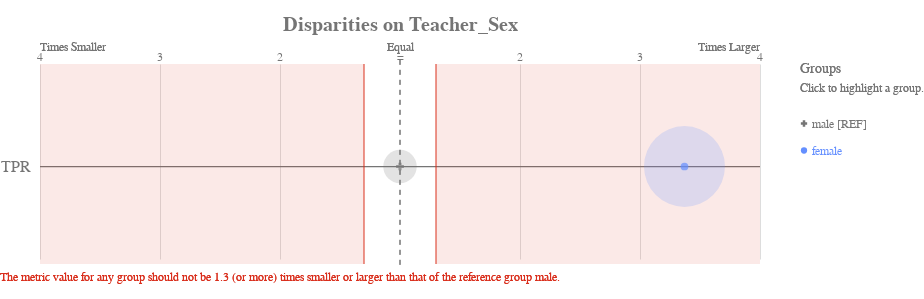

Here is the notebook cell this chart was saved with:
### Markdown cell above
### Check for Fairness in the Sex of the Teacher submitting the project

### Code cell
ap.disparity(bdf, metrics, 'teacher_sex', fairness_threshold = disparity_tolerance)

### Figure 1 — Vega-Lite specification as saved in the notebook (floating-point values rounded to 4 significant figures)
{"config": {"view": {"continuousWidth": 400, "continuousHeight": 300, "strokeWidth": 0}, "axisLeft": {"labelColor": "rgb(117,117,117)", "labelFont": "Arial", "labelFontSize": 16}, "title": {"align": "center", "baseline": "middle", "color": "rgb(117,117,117)", "font": "Arial", "fontSize": 20, "fontWeight": "bold"}}, "layer": [{"data": {"name": "data-00ac13c15038262a930aaba6584e6216"}, "mark": {"type": "rule", "stroke": "rgb(117,117,117)", "strokeWidth": 1.25, "tooltip": ""}, "encoding": {"x": {"type": "quantitative", "field": "x", "scale": {"domain": [-3, 3], "range": [40.0, 760.0]}}, "x2": {"field": "x2"}, "y": {"type": "nominal", "axis": {"domain": false, "labelAngle": 0, "labelPadding": -30, "orient": "left", "ticks": false, "title": ""}, "field": "metric", "scale": {"domain": ["TPR"], "range": [30, 225.0]}}}}, {"data": {"name": "data-79dd248bdaa0ea02c535240e8ad022c8"}, "mark": {"type": "rule", "stroke": "rgb(117,117,117)", "strokeDash": [5, 5], "strokeWidth": 1}, "encoding": {"tooltip": {"value": "male [REF]"}, "x": {"value": 400.0}, "y": {"value": 20.83}, "y2": {"value": 229.2}}}, {"data": {"name": "data-3a1d065fd3aa317a7985f416b0b7774b"}, "mark": {"type": "text", "align": "center", "color": "rgb(117,117,117)", "font": "Arial", "fontSize": 12, "fontWeight": "normal", "tooltip": ""}, "encoding": {"text": {"type": "nominal", "field": "label"}, "x": {"type": "quantitative", "field": "value", "scale": {"domain": [-3, 3], "range": [40.0, 760.0]}}, "y": {"value": 17.5}}}, {"layer": [{"mark": {"type": "text", "align": "left", "fill": "rgb(117,117,117)", "font": "Arial", "fontSize": 12, "fontWeight": "normal", "tooltip": ""}, "encoding": {"text": {"value": "Times Smaller"}, "x": {"value": 40.0}, "y": {"value": 7.5}}}, {"mark": {"type": "text", "align": "right", "fill": "rgb(117,117,117)", "font": "Arial", "fontSize": 12, "fontWeight": "normal", "tooltip": ""}, "encoding": {"text": {"value": "Times Larger"}, "x": {"value": 760.0}, "y": {"value": 7.5}}}, {"mark": {"type": "text", "align": "center", "fill": "rgb(117,117,117)", "font": "Arial", "fontSize": 12, "fontWeight": "normal", "tooltip": ""}, "encoding": {"text": {"value": "Equal"}, "x": {"value": 400.0}, "y": {"value": 7.5}}}], "data": {"name": "data-79dd248bdaa0ea02c535240e8ad022c8"}}, {"layer": [{"mark": {"type": "rule", "opacity": 0.8, "stroke": "rgb(217, 46, 28)", "strokeWidth": 1.25, "tooltip": ""}, "encoding": {"x": {"type": "quantitative", "field": "min", "scale": {"domain": [-3, 3], "range": [40.0, 760.0]}}, "y": {"value": 25.0}, "y2": {"value": 225.0}}}, {"mark": {"type": "rule", "opacity": 0.8, "stroke": "rgb(217, 46, 28)", "strokeWidth": 1.25, "tooltip": ""}, "encoding": {"x": {"type": "quantitative", "field": "max", "scale": {"domain": [-3, 3], "range": [40.0, 760.0]}}, "y": {"value": 25.0}, "y2": {"value": 225.0}}}, {"layer": [{"mark": {"type": "rect", "fill": "rgb(217, 46, 28)", "opacity": 0.1, "tooltip": ""}, "encoding": {"x": {"type": "quantitative", "field": "min", "scale": {"domain": [-3, 3], "range": [40.0, 760.0]}}, "x2": {"field": "lower_end"}, "y": {"value": 25.0}, "y2": {"value": 225.0}}}, {"mark": {"type": "rect", "fill": "rgb(217, 46, 28)", "opacity": 0.1, "tooltip": ""}, "encoding": {"x": {"type": "quantitative", "field": "max", "scale": {"domain": [-3, 3], "range": [40.0, 760.0]}}, "x2": {"field": "upper_end"}, "y": {"value": 25.0}, "y2": {"value": 225.0}}}]}, {"data": {"name": "data-79dd248bdaa0ea02c535240e8ad022c8"}, "mark": {"type": "text", "align": "left", "baseline": "top", "fill": "rgb(217, 46, 28)", "font": "Arial", "fontSize": 12, "fontWeight": "normal", "tooltip": ""}, "encoding": {"text": {"value": "The metric value for any group should not be 1.3 (or more) times smaller or larger than that of the reference group male."}, "x": {"value": 0}, "y": {"value": 233.3}}}], "data": {"name": "data-c630af60ccfdede051fcc4a90fc2e3c6"}}, {"layer": [{"mark": "circle"}, {"data": {"name": "data-7aada5f1c963228e80b8d6567e8e6890"}, "mark": {"type": "circle", "opacity": 0.2}, "encoding": {"color": {"condition": {"type": "nominal", "field": "attribute_value", "legend": null, "scale": {"domain": ["male", "female"], "range": ["rgb(117,117,117)", "rgb(100, 143, 255)", "rgb(254, 97, 0)", "rgb(220, 38, 127)", "rgb(255, 176, 0)", "rgb(120, 94, 240)"]}, "selection": "selector017"}, "value": "rgb(224,224,224)"}, "size": {"type": "quantitative", "field": "group_size", "legend": null, "scale": {"domain": [0, 18110.0], "range": [0, 7854.0]}}, "tooltip": [{"type": "nominal", "field": "attribute_value", "title": "Group"}, {"type": "nominal", "field": "tooltip_group_size", "title": "Group Size"}, {"type": "nominal", "field": "tooltip_disparity_explanation_tpr", "title": "Disparity"}, {"type": "quantitative", "field": "tpr", "format": ".2f", "title": "TPR"}], "x": {"type": "quantitative", "axis": {"domain": false, "labels": false, "ticks": false, "title": null, "values": [1, 2, 3, -3, -2, -1]}, "field": "tpr_disparity_scaled", "scale": {"domain": [-3, 3], "range": [40.0, 760.0]}}, "y": {"type": "nominal", "axis": {"domain": false, "grid": false, "labels": false, "ticks": false, "title": " "}, "field": "metric_variable", "scale": {"domain": ["TPR"], "range": [30, 225.0]}}}, "selection": {"selector019": {"type": "multi", "empty": "all", "fields": ["attribute_value"]}}, "transform": [{"calculate": "'TPR'", "as": "metric_variable"}]}, {"layer": [{"mark": "point"}, {"data": {"name": "data-7aada5f1c963228e80b8d6567e8e6890"}, "mark": {"type": "point", "filled": true, "size": 60}, "encoding": {"color": {"condition": {"type": "nominal", "field": "attribute_value", "legend": null, "scale": {"domain": ["male", "female"], "range": ["rgb(117,117,117)", "rgb(100, 143, 255)", "rgb(254, 97, 0)", "rgb(220, 38, 127)", "rgb(255, 176, 0)", "rgb(120, 94, 240)"]}, "selection": "selector017"}, "value": "rgb(224,224,224)"}, "shape": {"type": "nominal", "field": "attribute_value", "legend": null, "scale": {"domain": ["male", "female"], "range": ["cross", "circle"]}}, "tooltip": [{"type": "nominal", "field": "attribute_value", "title": "Group"}, {"type": "nominal", "field": "tooltip_group_size", "title": "Group Size"}, {"type": "nominal", "field": "tooltip_disparity_explanation_tpr", "title": "Disparity"}, {"type": "quantitative", "field": "tpr", "format": ".2f", "title": "TPR"}], "x": {"type": "quantitative", "axis": {"domain": false, "labels": false, "ticks": false, "title": null, "values": [1, 2, 3, -3, -2, -1]}, "field": "tpr_disparity_scaled", "scale": {"domain": [-3, 3], "range": [40.0, 760.0]}}, "y": {"type": "nominal", "axis": {"domain": false, "grid": false, "labels": false, "ticks": false, "title": " "}, "field": "metric_variable", "scale": {"domain": ["TPR"], "range": [30, 225.0]}}}, "selection": {"selector018": {"type": "multi", "empty": "all", "fields": ["attribute_value"]}}, "transform": [{"calculate": "'TPR'", "as": "metric_variable"}]}]}]}, {"layer": [{"mark": {"type": "point", "filled": true, "opacity": 1, "size": 39.48}, "encoding": {"color": {"condition": {"type": "nominal", "field": "attribute_value", "legend": null, "scale": {"domain": ["male", "female"], "range": ["rgb(117,117,117)", "rgb(100, 143, 255)", "rgb(254, 97, 0)", "rgb(220, 38, 127)", "rgb(255, 176, 0)", "rgb(120, 94, 240)"]}, "selection": "selector017"}, "value": "rgb(224,224,224)"}, "shape": {"type": "nominal", "field": "attribute_value", "legend": null, "scale": {"domain": ["male", "female"], "range": ["cross", "circle"]}}, "x": {"value": 804}, "y": {"type": "nominal", "axis": {"domain": false, "grid": false, "labels": false, "ticks": false, "title": " "}, "field": "attribute_value", "scale": {"domain": ["male", "female"], "range": [71, 125]}}}, "selection": {"selector017": {"type": "multi", "empty": "all", "fields": ["attribute_value"]}}}, {"mark": {"type": "text", "align": "left", "baseline": "middle", "font": "Arial", "fontSize": 12, "fontWeight": "normal"}, "encoding": {"color": {"condition": {"type": "nominal", "field": "attribute_value", "legend": null, "scale": {"domain": ["male", "female"], "range": ["rgb(117,117,117)", "rgb(100, 143, 255)", "rgb(254, 97, 0)", "rgb(220, 38, 127)", "rgb(255, 176, 0)", "rgb(120, 94, 240)"]}, "selection": "selector017"}, "value": "rgb(224,224,224)"}, "text": {"type": "nominal", "field": "label"}, "x": {"value": 812}, "y": {"type": "nominal", "axis": {"domain": false, "grid": false, "labels": false, "ticks": false, "title": " "}, "field": "attribute_value", "scale": {"domain": ["male", "female"], "range": [71, 125]}}}, "selection": {"selector020": {"type": "multi", "empty": "all", "fields": ["attribute_value"]}}}, {"data": {"name": "data-79dd248bdaa0ea02c535240e8ad022c8"}, "mark": {"type": "text", "align": "left", "baseline": "middle", "color": "rgb(117,117,117)", "font": "Arial", "fontSize": 12, "fontWeight": "normal"}, "encoding": {"text": {"value": "Click to highlight a group."}, "x": {"value": 800}, "y": {"value": 49}}}, {"data": {"name": "data-79dd248bdaa0ea02c535240e8ad022c8"}, "mark": {"type": "text", "align": "left", "baseline": "middle", "color": "rgb(117,117,117)", "font": "Arial", "fontSize": 14, "fontWeight": "normal"}, "encoding": {"text": {"value": "Groups"}, "x": {"value": 800}, "y": {"value": 30}}}], "data": {"name": "data-b9f75b5c0827c85fba1c9c9d5d5ac8e6"}}], "height": 250, "padding": {"top": 15, "bottom": 10}, "resolve": {"scale": {"size": "independent", "y": "independent"}}, "title": "Disparities on Teacher_Sex", "width": 800, "$schema": "https://vega.github.io/schema/vega-lite/v4.8.1.json", "datasets": {"data-00ac13c15038262a930aaba6584e6216": [{"metric": "TPR", "x": -3, "x2": 3}], "data-79dd248bdaa0ea02c535240e8ad022c8": [{"a": 1, "b": 0}, {"a": 1, "b": 0}], "data-3a1d065fd3aa317a7985f416b0b7774b": [{"value": 1, "label": 2}, {"value": 2, "label": 3}, {"value": 3, "label": 4}, {"value": -3, "label": 4}, {"value": -2, "label": 3}, {"value": -1, "label": 2}, {"value": 0, "label": "="}], "data-c630af60ccfdede051fcc4a90fc2e3c6": [{"min": -0.3, "max": 0.3, "lower_end": -3, "upper_end": 3}], "data-7aada5f1c963228e80b8d6567e8e6890": [{"attribute_name": "teacher_sex", "attribute_value": "female", "group_size": 15093, "total_entities": 17677, "tpr": 0.1024, "tpr_disparity": 3.371, "tpr_disparity_scaled": 2.371, "tooltip_group_size": "15,093 (85.38%)", "tooltip_disparity_explanation_tpr": "3.37 times larger TPR than the reference group"}, {"attribute_name": "teacher_sex", "attribute_value": "male", "group_size": 2584, "total_entities": 17677, "tpr": 0.03038, "tpr_disparity": 1.0, "tpr_disparity_scaled": 0.0, "tooltip_group_size": "2,584 (14.62%)", "tooltip_disparity_explanation_tpr": "Reference group"}], "data-b9f75b5c0827c85fba1c9c9d5d5ac8e6": [{"attribute_value": "male", "label": "male [REF]"}, {"attribute_value": "female", "label": "female"}]}}
